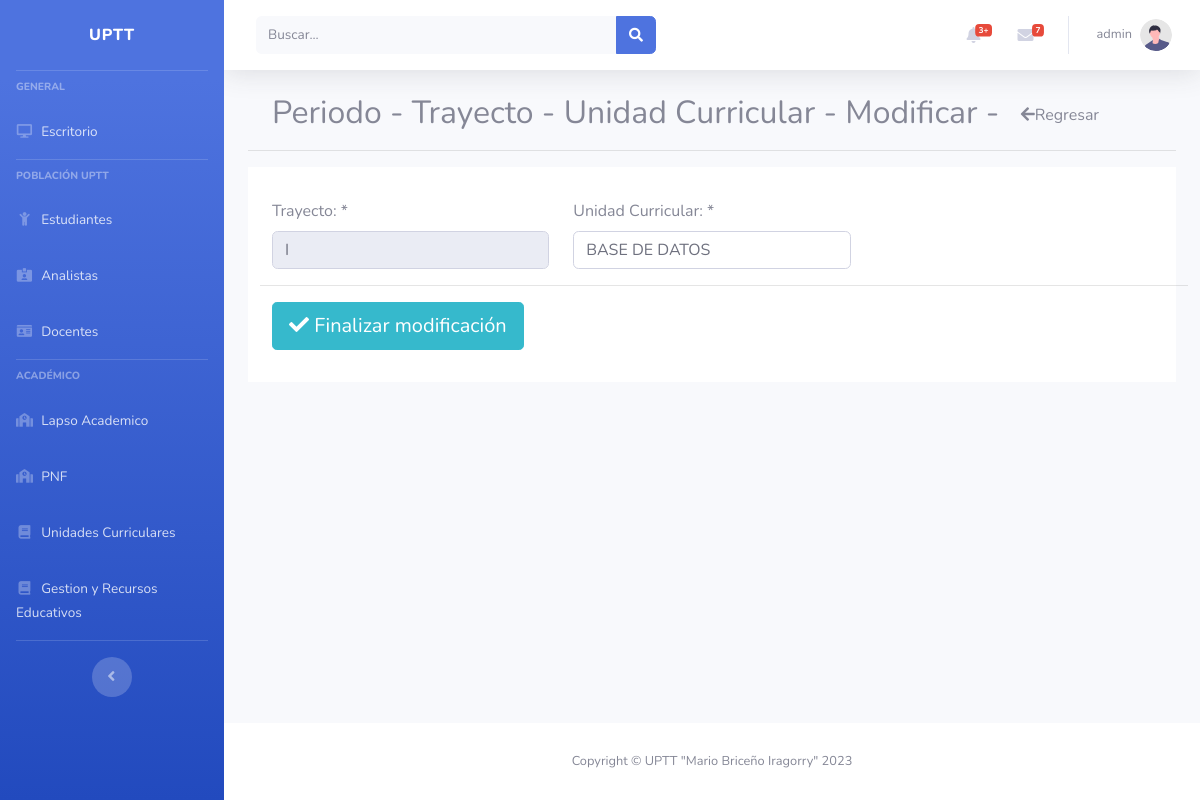
Screenshot of /?route=periodSubjects&method=edit&id=1 (signed in) with the database file from the repository.
### tables this page shows
CREATE TABLE `trayecto_has_unidad_curricular` (
  `r_id` int(11) NOT NULL,
  `trayecto_id` int(11) DEFAULT NULL,
  `unidad_curricular_id` int(11) DEFAULT NULL
);

CREATE TABLE `trayecto` (
  `id` int(11) NOT NULL,
  `trayecto` varchar(255) DEFAULT NULL
);

CREATE TABLE `unidad_curricular` (
  `id` int(11) NOT NULL,
  `descripcion` varchar(255) DEFAULT NULL
);

### app/controllers/relations/subjects/periodSubjectsController.php (called while the page is built, shortened)
<?php
require_once($_SERVER['DOCUMENT_ROOT']."/php/uptt-project/app/models/relations/subjects/periodSubjects.php");
class PeriodSubjectsController{
    private $model;
    public function __construct()
    {
        $this->model = new PeriodSubjects();
    }
    public function edit($id)
    {
        $rows = $this->model->show($id);
        include('app/views/period_folder/relations_subjects/edit.php');
    }
}

### app/db/db.php (called while the page is built)
<?php
class BDConexion{
    private $host = "localhost";
    private $user = "root";
    private $pass = "";
    private $db = "uptt";
    public function __construct(){
        try {
            $pdo = new PDO("mysql:host=$this->host;dbname=$this->db", $this->user, $this->pass);
            $pdo->setAttribute(PDO::ATTR_ERRMODE, PDO::ERRMODE_EXCEPTION);
            return $pdo;
        } catch (PDOException $e) {
            echo "La conexión ha fallado: " . $e->getMessage();
        }
    }
}

### app/models/relations/subjects/periodSubjects.php (called while the page is built, shortened)
<?php
require_once($_SERVER['DOCUMENT_ROOT']."/php/uptt-project/app/db/db.php");
class PeriodSubjects extends BDConexion{
    public $conn;
    public function __construct(){
        $this->conn = parent::__construct();
    }
    public function show($id){
        $data = "";
        $sql = "SELECT * FROM trayecto_has_unidad_curricular
                INNER JOIN trayecto ON trayecto_has_unidad_curricular.trayecto_id=trayecto.id
                INNER JOIN unidad_curricular ON trayecto_has_unidad_curricular.unidad_curricular_id=unidad_curricular.id
                WHERE r_id = :r_id";
        $pdo = $this->conn->prepare($sql);
        $pdo->bindParam(':r_id', $id);
        if($pdo->execute()){
            if($pdo->rowCount() > 0){
                $data = $pdo->fetch(PDO::FETCH_ASSOC);
            }else{
                $data[] = ['message' => "Not Data", 'status' => "null"];
            }
            return $data;
        }
    }
}

### app/views/period_folder/relations_subjects/edit.php (the view, shortened to what this page needs)
<?php include($_SERVER['DOCUMENT_ROOT']."/php/uptt-project/app/views/partials/header.php");?>
<section class="container">
	<h2>Periodo - Trayecto - Unidad Curricular - Modificar -
		<a href="?route=periodSubjects&method=index" class="btn">
			<i class="fa fa-arrow-left"></i>Regresar</a>
	</h2>
</section>
<hr>
<section class="container p-4 bg-white">
	<form class="row g-3" action="?route=periodSubjects&method=update" method="POST">
		<div class="col-md-4 my-2">
			<label for="trayecto">Trayecto: * </label>
			<input type="text" name="trayecto" id="trayecto" class="form-control" readonly value="<?php echo $rows['trayecto']; ?>">
		</div>
		<div class="col-md-4 my-2">
			<label for="unidad_curricular_id">Unidad Curricular: * </label>
			<input type="text" name="unidad_curricular_id" id="unidad_curricular_id" class="form-control" required value="<?php echo $rows['descripcion']; ?>">
		</div>
		<hr class="col-12 my-2">
		<div class="col-md-4 my-2">
			<button type="submit" class="btn btn-info btn-lg"><i class="fa fa-check"></i> Finalizar modificación</button>
		</div>
	</form>
</section>
<?php include($_SERVER['DOCUMENT_ROOT']."/php/uptt-project/app/views/partials/footer.php");?>

### rows the page displays
trayecto_has_unidad_curricular: trayecto "I", unidad_curricular_id "BASE DE DATOS"

### other values shown
$_SESSION['row_count_0']['username'] "admin"
